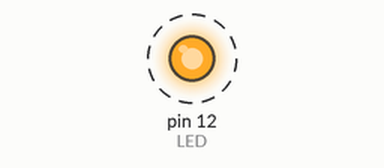
Recording of a sketch running on a simulated Arduino Uno, built with avr-gcc and run on an emulated ATmega328P. Parts: output pins drawn as LEDs (lit = HIGH). Dashed ring = blinking.

Above: at 0.1 s.
Timing chart, 0 to 3.0 s (numbered marks = the images above):
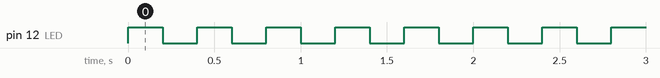

Measured:
- by itself, pin 12 (LED): alternates HIGH for 0.20 s and LOW for 0.20 s

The sketch:

Proyecto1.ino
```cpp
#define LED 12
void setup() {
  pinMode(LED, OUTPUT);
}

void loop() {
  digitalWrite(LED, HIGH);
  delay(200);
  digitalWrite(LED, LOW);
  delay(200);
}
```
